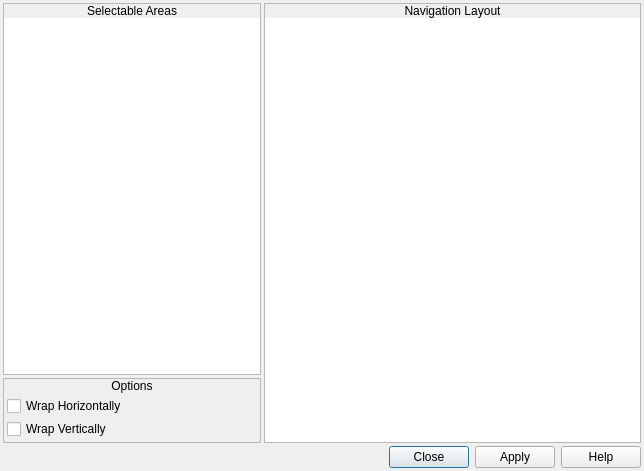
<?xml version="1.0" encoding="UTF-8"?>
<ui version="4.0">
 <class>MenuNavigationCreator</class>
 <widget class="QDialog" name="MenuNavigationCreator">
  <property name="geometry">
   <rect>
    <x>0</x>
    <y>0</y>
    <width>644</width>
    <height>471</height>
   </rect>
  </property>
  <property name="windowTitle">
   <string>Easy Menu Navigation Creator</string>
  </property>
  <property name="windowIcon">
   <iconset resource="gui_icons.qrc">
    <normaloff>:/icons/openrpgmaker.png</normaloff>:/icons/openrpgmaker.png</iconset>
  </property>
  <property name="styleSheet">
   <string notr="true">.QFrame
{
	border-width: 1px;
	border-style: solid;
	border-color: palette(window-text);
}

.QFrame&gt;QLabel
{
	border-width: 0px;
	background-color: palette(window-text);
	color: palette(window);
	font-weight: bold;
}

.QFrame&gt;QCheckBox
{
	background-color: palette(window-text);
	border-width: 0px;
	border-style: none;
	color: palette(window);
	spacing: 3px;
	font-weight: bold;
	padding: 0px 0px 0px 3px;
}

.QFrame&gt;QCheckBox::indicator
{
	min-width: 8px;
	max-width: 8px;
	min-height: 8px;
	max-height: 8px;
	width: 8px;
	height: 8px;
	border-width: 2px;
	border-radius: 0px;
	border-style: ridge;
	border-color: palette(mid);
}

.QFrame&gt;QCheckBox::indicator:unchecked
{
	background-color: palette(base);
}

.QFrame&gt;QCheckBox::indicator:checked
{
	background-color: palette(window-text);
}

.QFrame&gt;QCheckBox::indicator:hover
{
	border-color: palette(highlight);
}</string>
  </property>
  <layout class="QVBoxLayout" name="verticalLayout_9">
   <property name="spacing">
    <number>3</number>
   </property>
   <property name="margin">
    <number>3</number>
   </property>
   <item>
    <widget class="QWidget" name="widget_8" native="true">
     <layout class="QHBoxLayout" name="horizontalLayout_2">
      <property name="spacing">
       <number>3</number>
      </property>
      <property name="margin">
       <number>0</number>
      </property>
      <item>
       <widget class="QWidget" name="widget_3" native="true">
        <property name="sizePolicy">
         <sizepolicy hsizetype="Fixed" vsizetype="Preferred">
          <horstretch>0</horstretch>
          <verstretch>0</verstretch>
         </sizepolicy>
        </property>
        <layout class="QVBoxLayout" name="verticalLayout_6">
         <property name="spacing">
          <number>3</number>
         </property>
         <property name="margin">
          <number>0</number>
         </property>
         <item>
          <widget class="QFrame" name="frame">
           <property name="frameShape">
            <enum>QFrame::StyledPanel</enum>
           </property>
           <property name="frameShadow">
            <enum>QFrame::Raised</enum>
           </property>
           <layout class="QVBoxLayout" name="verticalLayout">
            <property name="spacing">
             <number>0</number>
            </property>
            <property name="margin">
             <number>0</number>
            </property>
            <item>
             <widget class="QLabel" name="label">
              <property name="sizePolicy">
               <sizepolicy hsizetype="Preferred" vsizetype="Fixed">
                <horstretch>0</horstretch>
                <verstretch>0</verstretch>
               </sizepolicy>
              </property>
              <property name="text">
               <string>Selectable Areas</string>
              </property>
              <property name="alignment">
               <set>Qt::AlignCenter</set>
              </property>
             </widget>
            </item>
            <item>
             <widget class="QWidget" name="widget" native="true">
              <layout class="QVBoxLayout" name="verticalLayout_2">
               <property name="spacing">
                <number>0</number>
               </property>
               <property name="margin">
                <number>0</number>
               </property>
               <item>
                <widget class="MenuNavigationList" name="lwMenuObjects">
                 <property name="minimumSize">
                  <size>
                   <width>256</width>
                   <height>0</height>
                  </size>
                 </property>
                 <property name="maximumSize">
                  <size>
                   <width>256</width>
                   <height>16777215</height>
                  </size>
                 </property>
                 <property name="frameShape">
                  <enum>QFrame::NoFrame</enum>
                 </property>
                 <property name="verticalScrollMode">
                  <enum>QAbstractItemView::ScrollPerPixel</enum>
                 </property>
                 <property name="horizontalScrollMode">
                  <enum>QAbstractItemView::ScrollPerPixel</enum>
                 </property>
                </widget>
               </item>
              </layout>
             </widget>
            </item>
           </layout>
          </widget>
         </item>
         <item>
          <widget class="QFrame" name="frame_3">
           <property name="frameShape">
            <enum>QFrame::StyledPanel</enum>
           </property>
           <property name="frameShadow">
            <enum>QFrame::Raised</enum>
           </property>
           <layout class="QVBoxLayout" name="verticalLayout_4">
            <property name="spacing">
             <number>0</number>
            </property>
            <property name="margin">
             <number>0</number>
            </property>
            <item>
             <widget class="QLabel" name="label_3">
              <property name="sizePolicy">
               <sizepolicy hsizetype="Preferred" vsizetype="Fixed">
                <horstretch>0</horstretch>
                <verstretch>0</verstretch>
               </sizepolicy>
              </property>
              <property name="text">
               <string>Options</string>
              </property>
              <property name="alignment">
               <set>Qt::AlignCenter</set>
              </property>
             </widget>
            </item>
            <item>
             <widget class="QWidget" name="widget_4" native="true">
              <layout class="QVBoxLayout" name="verticalLayout_5">
               <property name="spacing">
                <number>3</number>
               </property>
               <property name="margin">
                <number>3</number>
               </property>
               <item>
                <widget class="QCheckBox" name="cbWrapHorizontally">
                 <property name="text">
                  <string>Wrap Horizontally</string>
                 </property>
                </widget>
               </item>
               <item>
                <widget class="QCheckBox" name="cbWrapVertically">
                 <property name="text">
                  <string>Wrap Vertically</string>
                 </property>
                </widget>
               </item>
              </layout>
             </widget>
            </item>
           </layout>
          </widget>
         </item>
        </layout>
       </widget>
      </item>
      <item>
       <widget class="QFrame" name="frame_2">
        <property name="frameShape">
         <enum>QFrame::StyledPanel</enum>
        </property>
        <property name="frameShadow">
         <enum>QFrame::Raised</enum>
        </property>
        <layout class="QVBoxLayout" name="verticalLayout_3">
         <property name="spacing">
          <number>0</number>
         </property>
         <property name="margin">
          <number>0</number>
         </property>
         <item>
          <widget class="QLabel" name="label_2">
           <property name="sizePolicy">
            <sizepolicy hsizetype="Preferred" vsizetype="Fixed">
             <horstretch>0</horstretch>
             <verstretch>0</verstretch>
            </sizepolicy>
           </property>
           <property name="text">
            <string>Navigation Layout</string>
           </property>
           <property name="alignment">
            <set>Qt::AlignCenter</set>
           </property>
          </widget>
         </item>
         <item>
          <widget class="QWidget" name="widget_2" native="true">
           <layout class="QVBoxLayout" name="verticalLayout_8">
            <property name="spacing">
             <number>0</number>
            </property>
            <property name="margin">
             <number>0</number>
            </property>
            <item>
             <widget class="ImageView" name="gvLayout">
              <property name="mouseTracking">
               <bool>true</bool>
              </property>
              <property name="frameShape">
               <enum>QFrame::NoFrame</enum>
              </property>
             </widget>
            </item>
           </layout>
          </widget>
         </item>
        </layout>
       </widget>
      </item>
     </layout>
    </widget>
   </item>
   <item>
    <widget class="QDialogButtonBox" name="buttonBox">
     <property name="orientation">
      <enum>Qt::Horizontal</enum>
     </property>
     <property name="standardButtons">
      <set>QDialogButtonBox::Apply|QDialogButtonBox::Close|QDialogButtonBox::Help</set>
     </property>
    </widget>
   </item>
  </layout>
 </widget>
 <customwidgets>
  <customwidget>
   <class>MenuNavigationList</class>
   <extends>QListWidget</extends>
   <header>menunavigationlist.h</header>
  </customwidget>
  <customwidget>
   <class>ImageView</class>
   <extends>QGraphicsView</extends>
   <header>imageview.h</header>
  </customwidget>
 </customwidgets>
 <resources>
  <include location="gui_icons.qrc"/>
 </resources>
 <connections/>
</ui>
